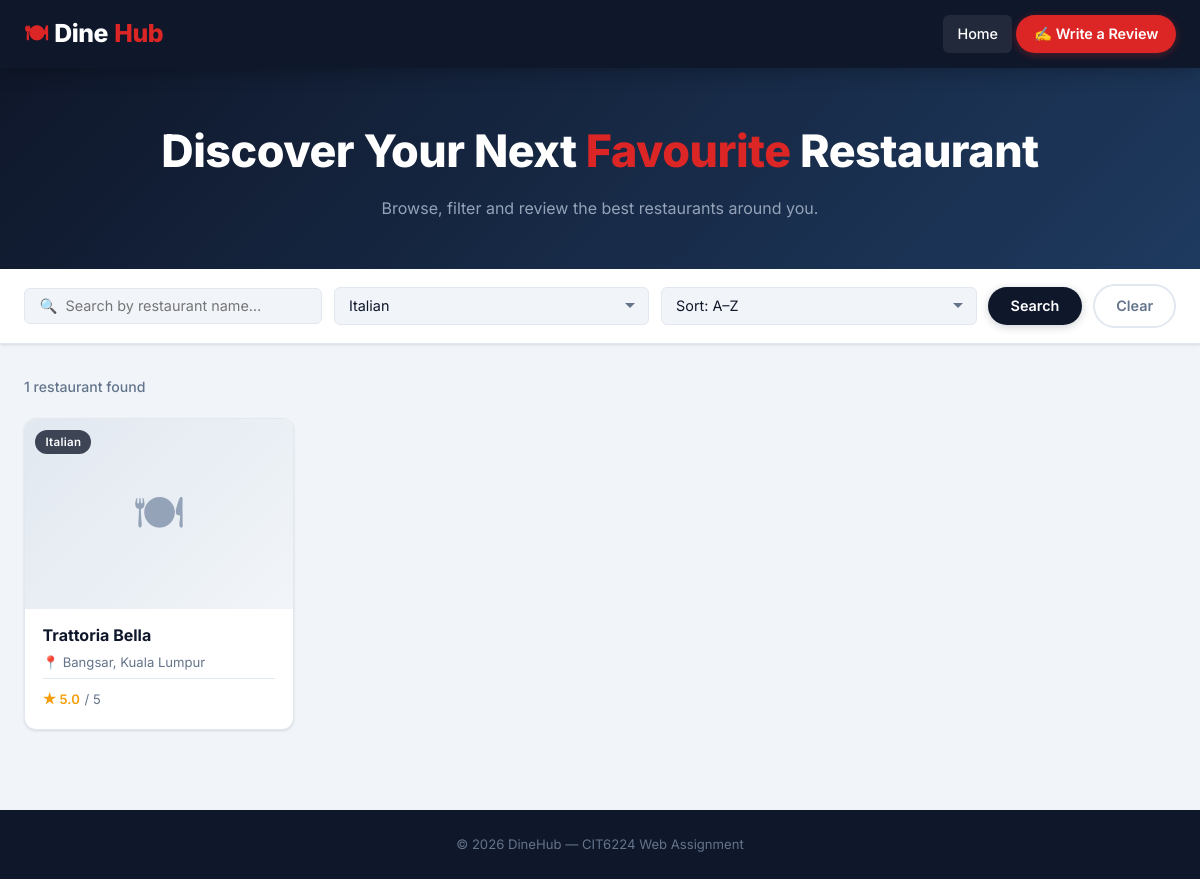
/index.php?cuisine=Italian, run on the app's committed database.
### tables this page shows
CREATE TABLE IF NOT EXISTS restaurants (
    id INT AUTO_INCREMENT PRIMARY KEY,
    name VARCHAR(100) NOT NULL,
    cuisine_type VARCHAR(50) NOT NULL,
    location VARCHAR(150) NOT NULL,
    description TEXT,
    opening_hours VARCHAR(100),
    image VARCHAR(255) DEFAULT 'default.jpg',
    created_at TIMESTAMP DEFAULT CURRENT_TIMESTAMP
);

### index.php (the view, shortened to what this page needs)
<?php
require_once 'db.php';
$search  = isset($_GET['search'])  ? trim($_GET['search'])  : '';
$cuisine = isset($_GET['cuisine']) ? trim($_GET['cuisine']) : '';
$sort    = isset($_GET['sort'])    ? trim($_GET['sort'])    : 'name_asc';
$conditions = [];
$params     = [];
if ($cuisine !== '') {
    $conditions[] = 'r.cuisine_type = :cuisine';
    $params[':cuisine'] = $cuisine;
}
$where = count($conditions) > 0
    ? 'WHERE ' . implode(' AND ', $conditions)
    : '';
$orderBy = match($sort) {
    'rating_desc' => 'avg_rating DESC NULLS LAST',
    'name_asc'    => 'r.name ASC',
    default       => 'r.name ASC',
};
$sql = "
    SELECT r.id, r.name, r.cuisine_type, r.location, r.image,
           ROUND(avg_sub.avg_rating, 1) AS avg_rating
    FROM   restaurants r
    LEFT JOIN (
        SELECT restaurant_id, AVG(rating) AS avg_rating
        FROM   reviews
        GROUP  BY restaurant_id
    ) avg_sub ON avg_sub.restaurant_id = r.id
    $where
    ORDER BY $orderBy
";
$stmt = $pdo->prepare($sql);
$stmt->execute($params);
$restaurants = $stmt->fetchAll();
$cuisineStmt = $pdo->query("SELECT DISTINCT cuisine_type FROM restaurants ORDER BY cuisine_type");
$cuisines    = $cuisineStmt->fetchAll(PDO::FETCH_COLUMN);
require_once 'includes/header.php';
?>
<section class="hero">
    <h1>Discover Your Next <span>Favourite</span> Restaurant</h1>
    <p>Browse, filter and review the best restaurants around you.</p>
</section>
<div class="filter-bar">
    <form class="filter-inner" method="get" action="index.php">
        <input type="text"
               name="search"
               placeholder="🔍  Search by restaurant name…"
               value="<?= htmlspecialchars($search) ?>">
        <select name="cuisine">
            <?php foreach ($cuisines as $c): ?>
                <option value="<?= htmlspecialchars($c) ?>"
                    <?= $cuisine === $c ? 'selected' : '' ?>>
                    <?= htmlspecialchars($c) ?>
                </option>
            <?php endforeach; ?>
        </select>
        <select name="sort">
            <option value="name_asc"    <?= $sort === 'name_asc'    ? 'selected' : '' ?>>Sort: A–Z</option>
        </select>
        <button type="submit" class="btn btn-search">Search</button>
        <?php if ($search !== '' || $cuisine !== '' || $sort !== 'name_asc'): ?>
            <a href="index.php" class="btn btn-ghost">Clear</a>
        <?php endif; ?>
    </form>
</div>
<div class="main-container">
    <div class="results-meta">
        <span class="count">
            <?= count($restaurants) ?> restaurant<?= count($restaurants) !== 1 ? 's' : '' ?> found
        </span>
    </div>
    <?php if (count($restaurants) === 0): ?>
        <div class="empty-state">
            <div class="empty-icon">🍽</div>
            <h3>No restaurants found</h3>
            <p>Try a different search term or <a href="index.php">clear all filters</a>.</p>
        </div>
    <?php else: ?>
        <div class="card-grid">
            <?php foreach ($restaurants as $row): ?>
                <a class="card" href="restaurant.php?id=<?= (int) $row['id'] ?>">
                    <div class="card-img-wrap">
                        <?php if (!empty($row['image']) && file_exists(__DIR__ . '/uploads/' . $row['image'])): ?>
                            <img src="uploads/<?= htmlspecialchars($row['image']) ?>"
                                 alt="<?= htmlspecialchars($row['name']) ?>">
                        <?php else: ?>
                            <div class="no-image">🍽</div>
                        <?php endif; ?>
                        <span class="card-badge"><?= htmlspecialchars($row['cuisine_type']) ?></span>
                    </div>
                    <div class="card-body">
                        <div class="card-name"><?= htmlspecialchars($row['name']) ?></div>
                        <div class="card-location">
                            📍 <?= htmlspecialchars($row['location']) ?>
                        </div>
                        <div class="card-rating">
                            <?php if ($row['avg_rating'] !== null): ?>
                                ★ <?= $row['avg_rating'] ?> <span style="color:var(--text-muted);font-weight:400">/ 5</span>
                            <?php else: ?>
                                <span class="no-rating">No reviews yet</span>
                            <?php endif; ?>
                        </div>
                    </div>
                </a>
            <?php endforeach; ?>
        </div>
    <?php endif; ?>
</div>
<?php require_once 'includes/footer.php'; ?>

### style.css (style rules this page uses)
:root { --navy: #0f172a; --navy-mid: #1e293b; --red: #dc2626; --red-dark: #b91c1c; --red-light: #fef2f2; --amber: #f59e0b; --green: #16a34a; --green-light: #f0fdf4; --bg: #f1f5f9; --surface: #ffffff; --border: #e2e8f0; --text: #0f172a; --text-muted: #64748b; --radius-sm: 6px; --radius: 12px; --radius-lg: 20px; --shadow-sm: 0 1px 3px rgba(0,0,0,.08), 0 1px 2px rgba(0,0,0,.04); --shadow: 0 4px 16px rgba(0,0,0,.08), 0 2px 6px rgba(0,0,0,.04); --shadow-lg: 0 12px 40px rgba(0,0,0,.12), 0 4px 12px rgba(0,0,0,.06); --transition: 0.22s ease; --nav-height: 68px; }
*, *::before, *::after { box-sizing: border-box; margin: 0; padding: 0; }
html { scroll-behavior: smooth; }
body { font-family: 'Inter', 'Segoe UI', Arial, sans-serif; background: var(--bg); color: var(--text); line-height: 1.6; padding-top: var(--nav-height); }
a { text-decoration: none; color: inherit; }
.hero { background: linear-gradient(135deg, var(--navy) 0%, #1e3a5f 100%); color: #fff; padding: 3rem 1.5rem; text-align: center; }
.hero h1 { font-size: clamp(1.8rem, 4vw, 2.8rem); font-weight: 800; letter-spacing: -0.5px; margin-bottom: 0.5rem; }
.hero h1 span { color: var(--red); }
.hero p { color: #94a3b8; font-size: 1rem; max-width: 480px; margin: 0 auto; }
.filter-bar { background: var(--surface); border-bottom: 1px solid var(--border); box-shadow: var(--shadow-sm); position: sticky; top: var(--nav-height); z-index: 100; }
.filter-inner { max-width: 1200px; margin: 0 auto; padding: 0.9rem 1.5rem; display: flex; gap: 0.7rem; flex-wrap: wrap; align-items: center; }
.filter-inner input[type="text"], .filter-inner select { padding: 0.55rem 0.9rem; border: 1.5px solid var(--border); border-radius: var(--radius-sm); font-size: 0.9rem; font-family: inherit; color: var(--text); background: var(--bg); flex: 1; min-width: 150px; transition: border-color var(--transition), box-shadow var(--transition); appearance: none; -webkit-appearance: none; }
.filter-inner select { background-repeat: no-repeat; background-position: right 0.75rem center; padding-right: 2rem; }
.btn { display: inline-flex; align-items: center; gap: 0.35rem; padding: 0.55rem 1.3rem; border-radius: 100px; font-size: 0.9rem; font-weight: 600; font-family: inherit; cursor: pointer; border: 2px solid transparent; transition: background var(--transition), color var(--transition), transform var(--transition), box-shadow var(--transition), border-color var(--transition); white-space: nowrap; text-decoration: none; }
.btn-ghost { background: transparent; color: var(--text-muted); border-color: var(--border); }
.btn-search { background: var(--navy); color: #fff; box-shadow: 0 2px 8px rgba(15,23,42,.2); }
.main-container { max-width: 1200px; margin: 0 auto; padding: 2rem 1.5rem; }
.results-meta { display: flex; align-items: center; justify-content: space-between; margin-bottom: 1.25rem; flex-wrap: wrap; gap: 0.5rem; }
.results-meta .count { font-size: 0.88rem; color: var(--text-muted); font-weight: 500; }
.card-grid { display: grid; grid-template-columns: repeat(auto-fill, minmax(260px, 1fr)); gap: 1.5rem; }
.card { background: var(--surface); border-radius: var(--radius); overflow: hidden; box-shadow: var(--shadow-sm); border: 1px solid var(--border); transition: transform var(--transition), box-shadow var(--transition); display: flex; flex-direction: column; color: inherit; text-decoration: none; }
.card-img-wrap { position: relative; overflow: hidden; height: 190px; flex-shrink: 0; }
.card-img-wrap .no-image { width: 100%; height: 100%; background: linear-gradient(135deg, #e2e8f0, #f1f5f9); display: flex; align-items: center; justify-content: center; font-size: 3rem; color: #94a3b8; }
.card-badge { position: absolute; top: 0.65rem; left: 0.65rem; background: rgba(15, 23, 42, 0.78); backdrop-filter: blur(6px); color: #fff; font-size: 0.72rem; font-weight: 600; padding: 3px 10px; border-radius: 100px; letter-spacing: 0.3px; }
.card-body { padding: 1rem 1.1rem 1.2rem; flex: 1; display: flex; flex-direction: column; gap: 0.35rem; }
.card-name { font-size: 1rem; font-weight: 700; color: var(--text); line-height: 1.3; }
.card-location { font-size: 0.82rem; color: var(--text-muted); display: flex; align-items: center; gap: 0.25rem; }
.card-rating { margin-top: auto; padding-top: 0.6rem; border-top: 1px solid var(--border); font-size: 0.82rem; color: var(--amber); font-weight: 600; display: flex; align-items: center; gap: 0.3rem; }

### data on the page
restaurants: cuisine_type "Italian", name "Trattoria Bella", location "Bangsar, Kuala Lumpur", avg_rating "5.0"

### other printed values
count($restaurants) "1"
form field cuisine "Italian"
